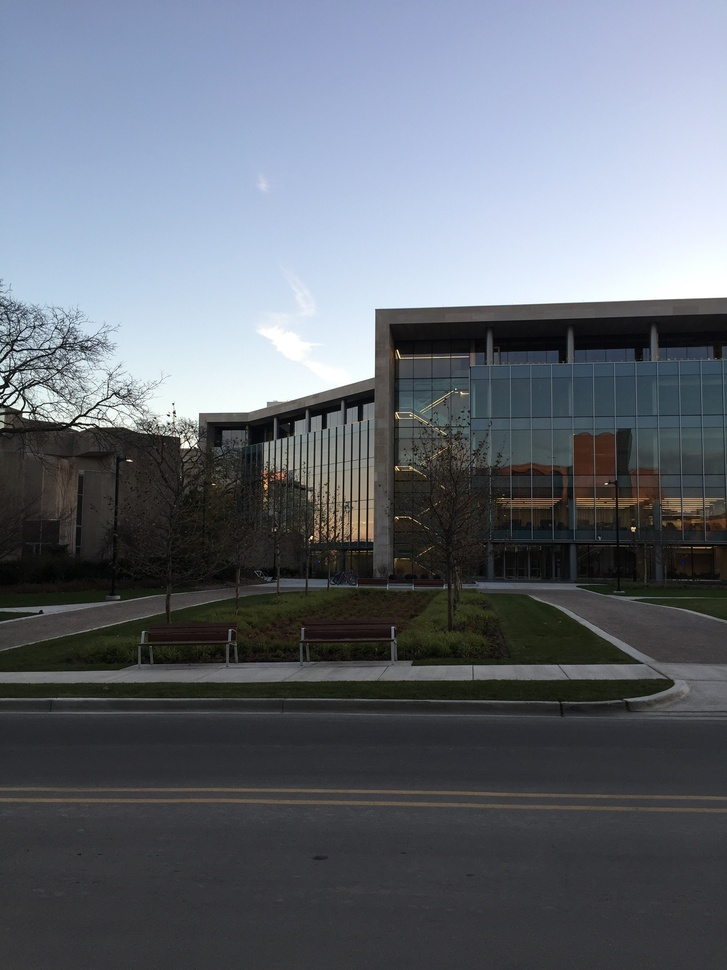
#> input picture img_left.jpg, 727 x 970 px, shrunk from 2448 x 3264 before the run
$ jupyter execute RANSAC_TRABALHO.ipynb
#> lines starting #> are read from the running program, lines starting #| are printed output that depends on the picture
<a href="https://colab.research.google.com/github/Bmartins25/Pratica01_UFJF_Mestrado/blob/main/RANSAC_TRABALHO.ipynb" target="_parent"></a>

[cell 1]
#bibliotecas utilizadas
import cv2
import numpy as np
import matplotlib.pyplot as plt
import random

[cell 2]
img = cv2.imread("img_left.jpg")
#> img is the input picture: shape (970, 727, 3); mean B, G, R 115.2, 106.2, 100.3
img2 = cv2.imread("img_right.jpg")
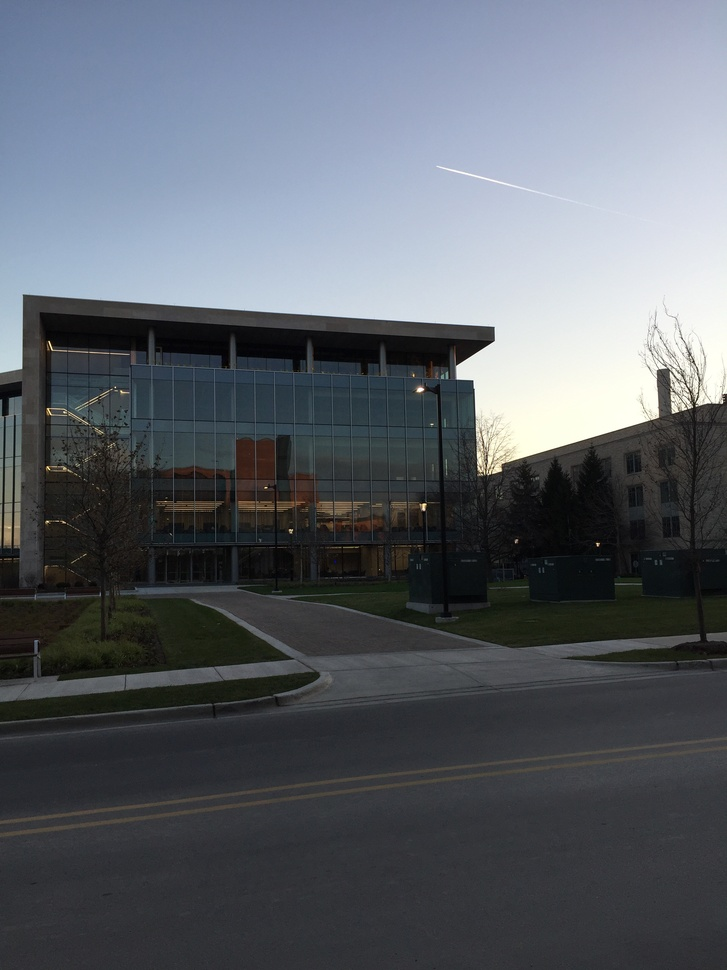
#> input picture img_right.jpg, 727 x 970 px, shrunk from 2448 x 3264 before the run
#> img2 is the input picture: shape (970, 727, 3); mean B, G, R 105.8, 98.3, 93
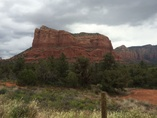
#> input picture left.jpg, 157 x 118 px, shrunk from 529 x 397 before the run
#> further down, left_img is the input picture: shape (118, 157, 3); mean B, G, R 101.4, 112.9, 118.8
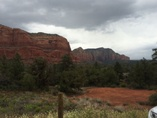
#> input picture right.jpg, 157 x 118 px, shrunk from 529 x 397 before the run
#> further down, right_img is the input picture: shape (118, 157, 3); mean B, G, R 97, 105.1, 110.4

[cell 3]
def matcher(key_l_float,key_r_float,desc_l,desc_r):

    matcher = cv2.BFMatcher()
    rawMatches = matcher.knnMatch(desc_r,desc_l,2)
    matches = []

    for m in rawMatches:
                matches.append((m[0].trainIdx, m[0].queryIdx))

    x= np.float32([key_r_float[i] for (_, i) in matches])
    y= np.float32([key_l_float[i] for (i, _) in matches])

    (H, status) = cv2.findHomography(x, y, cv2.RANSAC) #homografia #ransac

    return (H,status,matches)

[cell 4]
def solution(left_img, right_img):

    l_img=img
    r_img=img2

    #conversão da imagem BGR - GRAY
    gr_l= cv2.cvtColor(l_img,cv2.COLOR_BGR2GRAY)
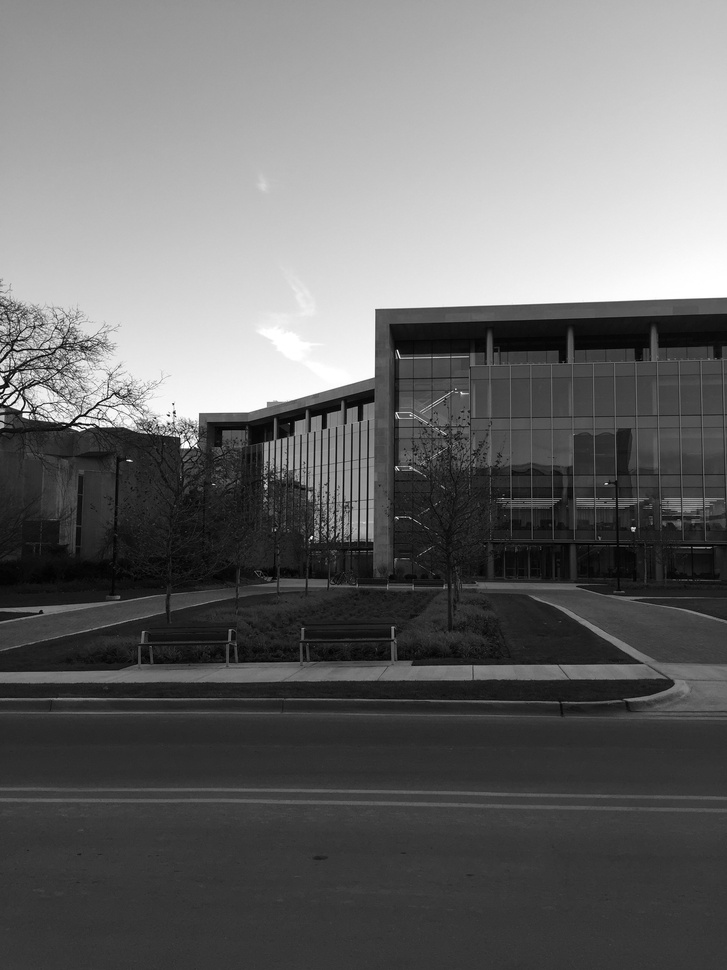
#> gr_l: shape (970, 727); min 0, max 255, mean 105.4
    gr_r= cv2.cvtColor(r_img,cv2.COLOR_BGR2GRAY)
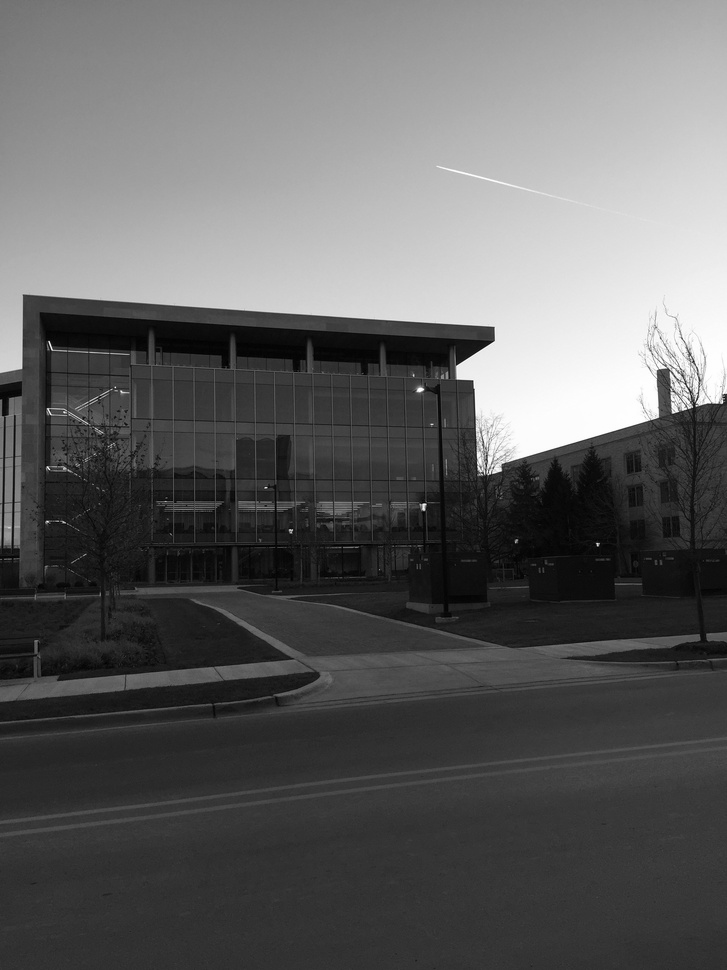
#> gr_r: shape (970, 727); min 0, max 255, mean 97.5

    kaze = cv2.KAZE_create()

    key_l, desc_l = kaze.detectAndCompute(gr_l,None)
#> key_l = 933 keypoints; strongest (x, y, size): (408, 335, 38.9), (356, 361, 35.3), (187, 444, 12.3), (184, 445, 5.9)
    key_r, desc_r= kaze.detectAndCompute(gr_r,None)
#> key_r = 458 keypoints; strongest (x, y, size): (474, 341, 22.4), (467, 341, 29.5), (462, 370, 12.6), (475, 369, 25.9)

    key_l_float = np.float32([i.pt for i in key_l])
#> key_l_float = 933 pairs, first value 5.96 to 717.3, second value 303 to 707.3
    key_r_float = np.float32([i.pt for i in key_r])
#> key_r_float = 458 pairs, first value 7.06 to 717.1, second value 288.9 to 702.3


    H,s,m=matcher(key_l_float,key_r_float,desc_l,desc_r)
#> in matcher, `rawMatches = matcher.knnMatch(desc_r,desc_l,2)`: rawMatches = 458 matches
#> after the loop in matcher, `for m in rawMatches:`: matches = 458 pairs, first value 2 to 932, second value 0 to 457
#> in matcher, `x= np.float32([key_r_float[i] for (_, i) in matches])`: x has the same summary as key_r_float in solution
#> in matcher, `y= np.float32([key_l_float[i] for (i, _) in matches])`: y = 458 pairs, first value 5.96 to 717.3, second value 312.4 to 707.3
#> in matcher, `(H, status) = cv2.findHomography(x, y, cv2.RANSAC)`: H = [[0.642, 0.000437, 356], [-0.243, 0.903, 45.32], [-0.000483, -3.25e-06, 1]]; status = 458 values, max 1 at index 2, min 0 at index 0, mean 0.192
#> s has the same summary as status in matcher; m has the same summary as matches in matcher

    result = cv2.warpPerspective(r_img, H,(r_img.shape[1] + l_img.shape[1], r_img.shape[0])) #funçãowarp
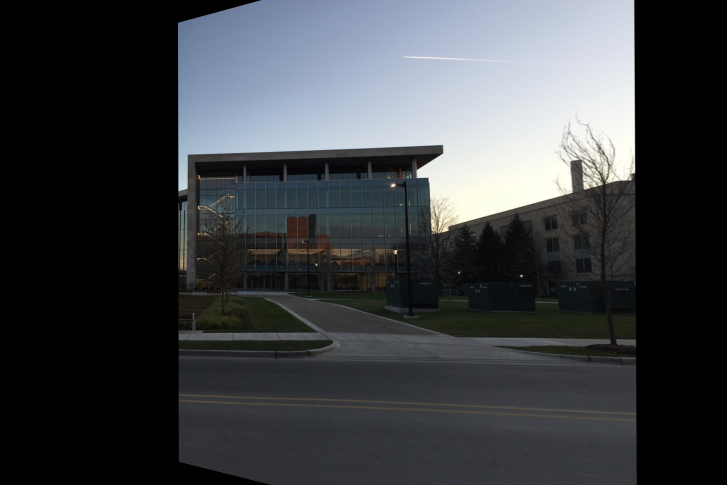
#> result: shape (970, 1454, 3) (shown at 1/2 size); mean B, G, R 66.8, 63.4, 60.6

    result[0:l_img.shape[0], 0:l_img.shape[1]] = l_img
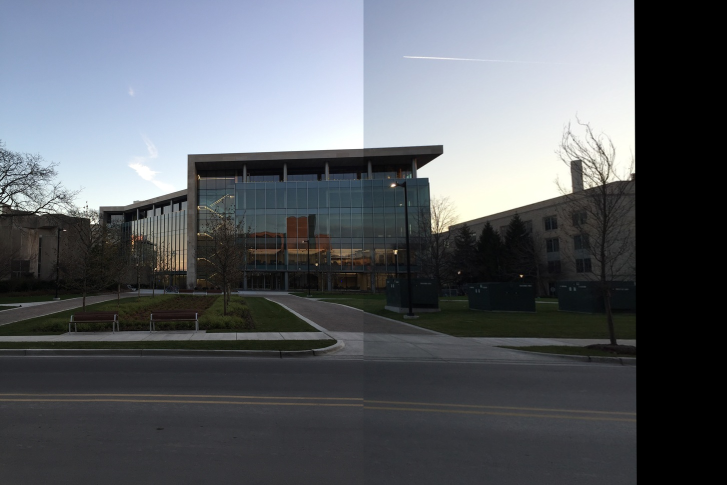
#> result: shape (970, 1454, 3) (shown at 1/2 size); mean B, G, R 101.1, 95.4, 91.2

    return result

if __name__ == "__main__":
    left_img = cv2.imread('left.jpg')
    right_img = cv2.imread('right.jpg')
    result_image = solution(left_img, right_img)
    cv2.imwrite('results/task2_result.jpg',result_image)

[cell 5]
sift = cv2.xfeatures2d.SIFT_create()

[cell 6]
keypoints_sift, descriptors = sift.detectAndCompute(img, None) #detecção de keypoints
#> keypoints_sift = 1075 keypoints; strongest (x, y, size): (174, 412, 1.9), (311, 537, 1.9), (77, 421, 2), (88, 425, 1.8)
keypoints_sift, descriptors = sift.detectAndCompute(img2, None)
#> keypoints_sift = 508 keypoints; strongest (x, y, size): (420, 389, 4.1), (423, 506, 4.2), (423, 509, 2.5), (476, 339, 20.9)

[cell 7]
img = cv2.drawKeypoints(img, keypoints_sift, None)   #correspondência entre as imagens
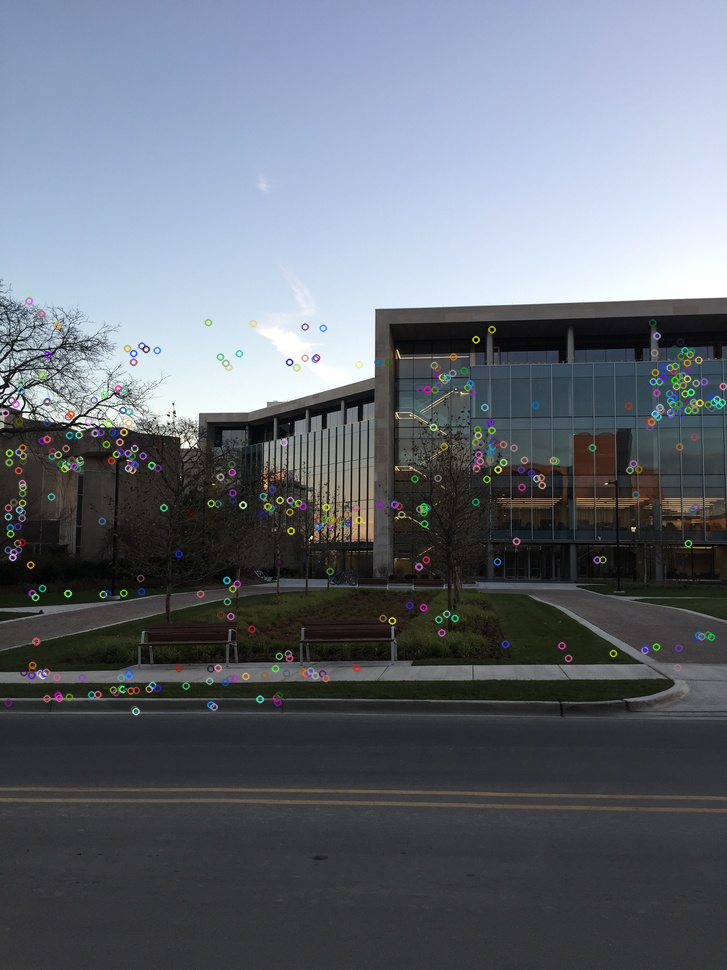
#> img: shape (970, 727, 3); mean B, G, R 116, 106.9, 101.1
img2 = cv2.drawKeypoints(img2, keypoints_sift, None)
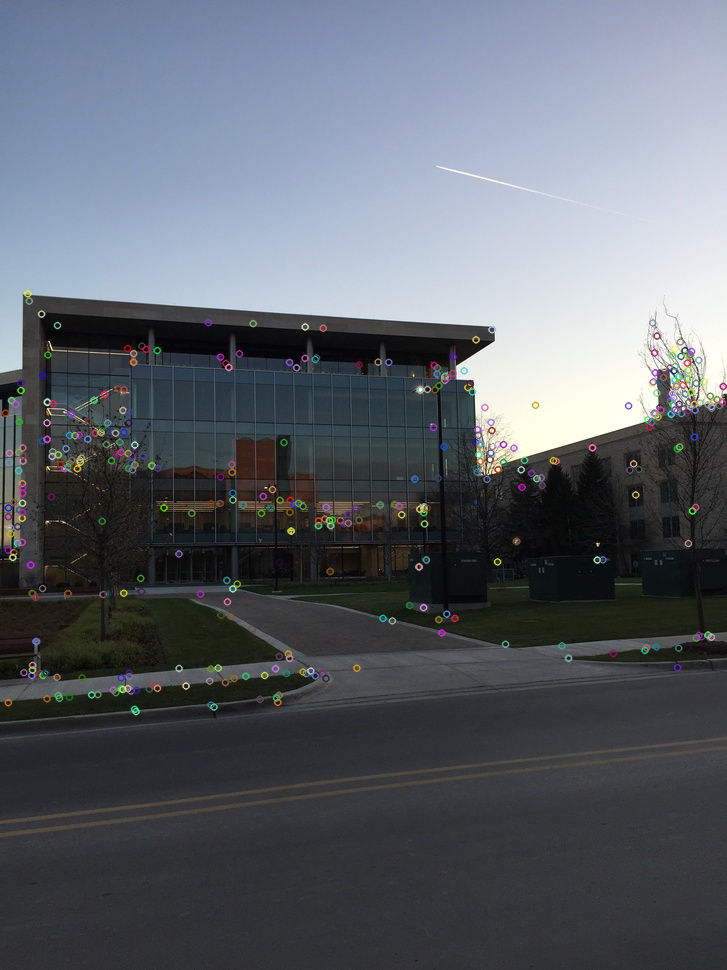
#> img2: shape (970, 727, 3); mean B, G, R 106.5, 98.9, 93.7
